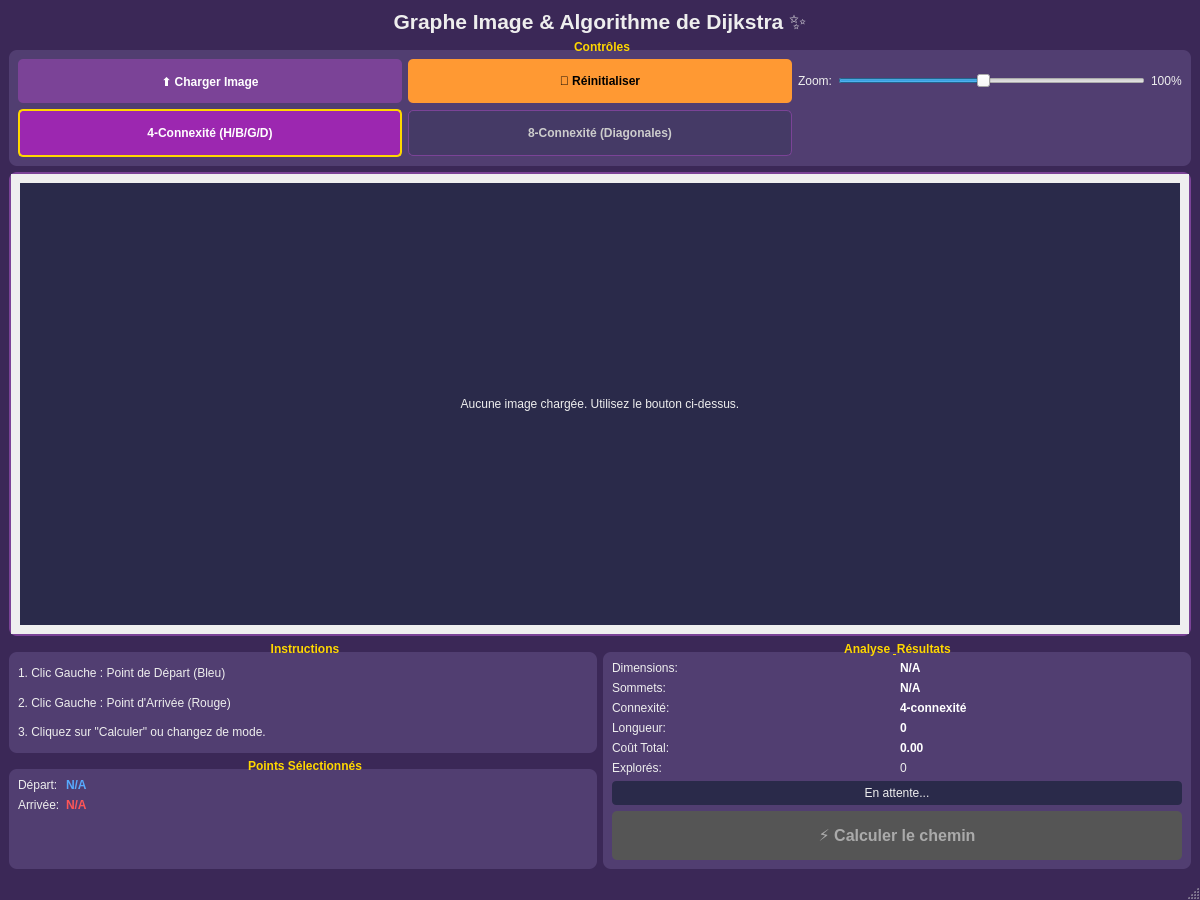
<?xml version="1.0" encoding="UTF-8"?>
<ui version="4.0">
 <class>MainWindow</class>
 <widget class="QMainWindow" name="MainWindow">
  <property name="geometry">
   <rect>
    <x>0</x>
    <y>0</y>
    <width>1200</width>
    <height>900</height>
   </rect>
  </property>
  <property name="windowTitle">
   <string>Graphe Image &amp; Algorithme de Dijkstra ✨</string>
  </property>
  <property name="styleSheet">
   <string notr="true">
QMainWindow, QWidget#centralwidget {
    background-color: #3b2857;
    color: #ffffff;
}
QGroupBox {
    background-color: #513e71;
    border-radius: 8px;
    margin-top: 10px;
    font-weight: bold;
    color: #ffd700;
}
QGroupBox::title {
    subcontrol-origin: margin;
    subcontrol-position: top center;
    padding: 0 5px;
}
QToolButton, QPushButton {
    padding: 8px 15px;
    border-radius: 5px;
    font-weight: bold;
    border: none;
    color: white;
    min-height: 25px;
}
QToolButton#loadButton { background-color: #7b4397; }
QToolButton#resetButton { background-color: #ff9933; color: black; }

/* --- STYLE DES BOUTONS DE CONNEXITÉ --- */
/* État par défaut (Non sélectionné) */
QToolButton#size16Button, QToolButton#size32Button { 
    background-color: #453a66; 
    border: 1px solid #7b4397; 
    color: #cccccc;
}
/* État SÉLECTIONNÉ (Checked) - C'est ici que la couleur change */
QToolButton#size16Button:checked, QToolButton#size32Button:checked {
    background-color: #9c27b0; /* Violet Vif */
    border: 2px solid #ffd700; /* Bordure Jaune */
    color: #ffffff;
}
/* État Survol */
QToolButton#size16Button:hover, QToolButton#size32Button:hover {
    background-color: #6a1b9a;
}

QPushButton#calculateButton { background-color: #4CAF50; font-size: 12pt; padding: 12px; }
QPushButton#calculateButton:disabled { background-color: #555; color: #aaa; }
QScrollArea { border: 2px solid #7b4397; border-radius: 8px; background-color: #2a2a4a; }
QLabel#imageDisplayLabel { background-color: #2a2a4a; }
QLabel { color: #eeeeee; }
QLabel#dimValueLabel, QLabel#nodesValueLabel, QLabel#pathLengthValueLabel, QLabel#totalCostValueLabel, QLabel#connValueLabel { font-weight: bold; color: #ffffff; }
   </string>
  </property>
  <widget class="QWidget" name="centralwidget">
   <layout class="QVBoxLayout" name="mainVLayout">
    
    <item>
     <widget class="QLabel" name="mainTitle">
      <property name="text"><string>Graphe Image &amp; Algorithme de Dijkstra ✨</string></property>
      <property name="alignment"><set>Qt::AlignmentFlag::AlignCenter</set></property>
      <property name="font"><font><pointsize>16</pointsize><weight>75</weight><bold>true</bold></font></property>
     </widget>
    </item>

    <item>
     <widget class="QGroupBox" name="controlsBox">
      <property name="title"><string>Contrôles</string></property>
      <layout class="QGridLayout" name="controlsGridLayout">
       <item row="0" column="0"><widget class="QToolButton" name="loadButton"><property name="text"><string>⬆️ Charger Image</string></property><property name="sizePolicy"><sizepolicy hsizetype="Expanding" vsizetype="Fixed"><horstretch>0</horstretch><verstretch>0</verstretch></sizepolicy></property></widget></item>
       <item row="0" column="1"><widget class="QToolButton" name="resetButton"><property name="text"><string>🔁 Réinitialiser</string></property><property name="sizePolicy"><sizepolicy hsizetype="Expanding" vsizetype="Fixed"><horstretch>0</horstretch><verstretch>0</verstretch></sizepolicy></property></widget></item>
       <item row="0" column="2">
        <layout class="QHBoxLayout" name="zoomLayout">
         <item><widget class="QLabel" name="zoomLabel"><property name="text"><string>Zoom:</string></property></widget></item>
         <item><widget class="QSlider" name="zoomSlider"><property name="orientation"><enum>Qt::Orientation::Horizontal</enum></property><property name="minimum"><number>10</number></property><property name="maximum"><number>200</number></property><property name="value"><number>100</number></property></widget></item>
         <item><widget class="QLabel" name="zoomValueLabel"><property name="text"><string>100%</string></property></widget></item>
        </layout>
       </item>
       
       <item row="1" column="0">
        <widget class="QToolButton" name="size16Button">
         <property name="text"><string>4-Connexité (H/B/G/D)</string></property>
         <property name="checkable"><bool>true</bool></property>
         <property name="checked"><bool>true</bool></property>
         <property name="sizePolicy"><sizepolicy hsizetype="Expanding" vsizetype="Fixed"><horstretch>0</horstretch><verstretch>0</verstretch></sizepolicy></property>
        </widget>
       </item>
       <item row="1" column="1">
        <widget class="QToolButton" name="size32Button">
         <property name="text"><string>8-Connexité (Diagonales)</string></property>
         <property name="checkable"><bool>true</bool></property>
         <property name="sizePolicy"><sizepolicy hsizetype="Expanding" vsizetype="Fixed"><horstretch>0</horstretch><verstretch>0</verstretch></sizepolicy></property>
        </widget>
       </item>
       
       </layout>
     </widget>
    </item>

    <item>
     <widget class="QScrollArea" name="imageScrollArea">
      <property name="sizePolicy"><sizepolicy hsizetype="Expanding" vsizetype="Expanding"><horstretch>0</horstretch><verstretch>10</verstretch></sizepolicy></property>
      <property name="minimumSize"><size><width>0</width><height>300</height></size></property>
      <property name="widgetResizable"><bool>true</bool></property>
      <property name="alignment"><set>Qt::AlignmentFlag::AlignCenter</set></property>
      <widget class="QWidget" name="scrollAreaWidgetContents">
       <layout class="QVBoxLayout" name="scrollLayout">
        <item><widget class="QLabel" name="imageDisplayLabel"><property name="alignment"><set>Qt::AlignmentFlag::AlignCenter</set></property><property name="text"><string>Aucune image chargée. Utilisez le bouton ci-dessus.</string></property></widget></item>
       </layout>
      </widget>
     </widget>
    </item>

    <item>
     <layout class="QHBoxLayout" name="bottomLayout">
      <item>
       <layout class="QVBoxLayout" name="leftInfoLayout">
        <item>
         <widget class="QGroupBox" name="instructionsBox">
          <property name="title"><string>Instructions</string></property>
          <layout class="QVBoxLayout">
           <item><widget class="QLabel" name="instr1"><property name="text"><string>1. Clic Gauche : Point de Départ (Bleu)</string></property></widget></item>
           <item><widget class="QLabel" name="instr2"><property name="text"><string>2. Clic Gauche : Point d'Arrivée (Rouge)</string></property></widget></item>
           <item><widget class="QLabel" name="instr3"><property name="text"><string>3. Cliquez sur &quot;Calculer&quot; ou changez de mode.</string></property></widget></item>
          </layout>
         </widget>
        </item>
        <item>
         <widget class="QGroupBox" name="pointsBox">
          <property name="title"><string>Points Sélectionnés</string></property>
          <layout class="QFormLayout">
           <item row="0" column="0"><widget class="QLabel" name="lblStart"><property name="text"><string>Départ:</string></property></widget></item>
           <item row="0" column="1"><widget class="QLabel" name="startPointLabel"><property name="text"><string>N/A</string></property><property name="styleSheet"><string>color: #55aaff; font-weight: bold;</string></property></widget></item>
           <item row="1" column="0"><widget class="QLabel" name="lblEnd"><property name="text"><string>Arrivée:</string></property></widget></item>
           <item row="1" column="1"><widget class="QLabel" name="endPointLabel"><property name="text"><string>N/A</string></property><property name="styleSheet"><string>color: #ff5555; font-weight: bold;</string></property></widget></item>
          </layout>
         </widget>
        </item>
       </layout>
      </item>

      <item>
       <widget class="QGroupBox" name="resultBox">
        <property name="title"><string>Analyse &amp; Résultats</string></property>
        <layout class="QGridLayout" name="resultGridLayout">
         <item row="0" column="0"><widget class="QLabel" name="l1"><property name="text"><string>Dimensions:</string></property></widget></item>
         <item row="0" column="1"><widget class="QLabel" name="dimValueLabel"><property name="text"><string>N/A</string></property></widget></item>
         <item row="1" column="0"><widget class="QLabel" name="l2"><property name="text"><string>Sommets:</string></property></widget></item>
         <item row="1" column="1"><widget class="QLabel" name="nodesValueLabel"><property name="text"><string>N/A</string></property></widget></item>
         <item row="2" column="0"><widget class="QLabel" name="l3"><property name="text"><string>Connexité:</string></property></widget></item>
         <item row="2" column="1"><widget class="QLabel" name="connValueLabel"><property name="text"><string>4-connexité</string></property></widget></item>
         <item row="3" column="0"><widget class="QLabel" name="l4"><property name="text"><string>Longueur:</string></property></widget></item>
         <item row="3" column="1"><widget class="QLabel" name="pathLengthValueLabel"><property name="text"><string>0</string></property></widget></item>
         <item row="4" column="0"><widget class="QLabel" name="l5"><property name="text"><string>Coût Total:</string></property></widget></item>
         <item row="4" column="1"><widget class="QLabel" name="totalCostValueLabel"><property name="text"><string>0.00</string></property></widget></item>
         <item row="5" column="0"><widget class="QLabel" name="l6"><property name="text"><string>Explorés:</string></property></widget></item>
         <item row="5" column="1"><widget class="QLabel" name="visitedNodesValueLabel"><property name="text"><string>0</string></property></widget></item>
         <item row="6" column="0" colspan="2"><widget class="QLabel" name="resultStatusLabel"><property name="text"><string>En attente...</string></property><property name="alignment"><set>Qt::AlignCenter</set></property><property name="styleSheet"><string>background-color: #2a2a4a; padding: 5px; border-radius: 4px;</string></property></widget></item>
         <item row="7" column="0" colspan="2"><widget class="QPushButton" name="calculateButton"><property name="enabled"><bool>false</bool></property><property name="text"><string>⚡ Calculer le chemin</string></property><property name="cursor"><cursorShape>PointingHandCursor</cursorShape></property></widget></item>
        </layout>
       </widget>
      </item>
     </layout>
    </item>
   </layout>
  </widget>
  <widget class="QMenuBar" name="menubar"/>
  <widget class="QStatusBar" name="statusbar"/>
 </widget>
 <resources/>
 <connections/>
</ui>
